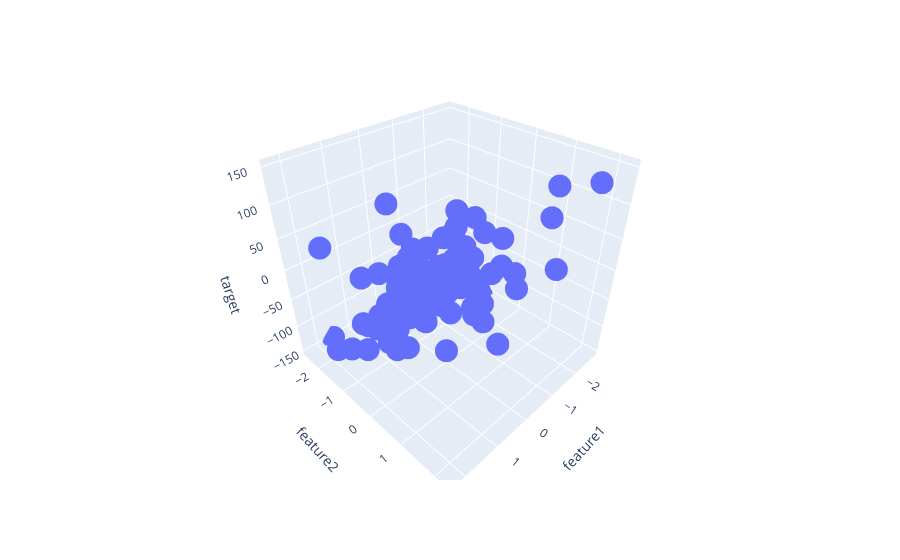

The notebook cell saved with this chart:
### Code cell
px.scatter_3d(df,x='feature1',y='feature2',z='target')
